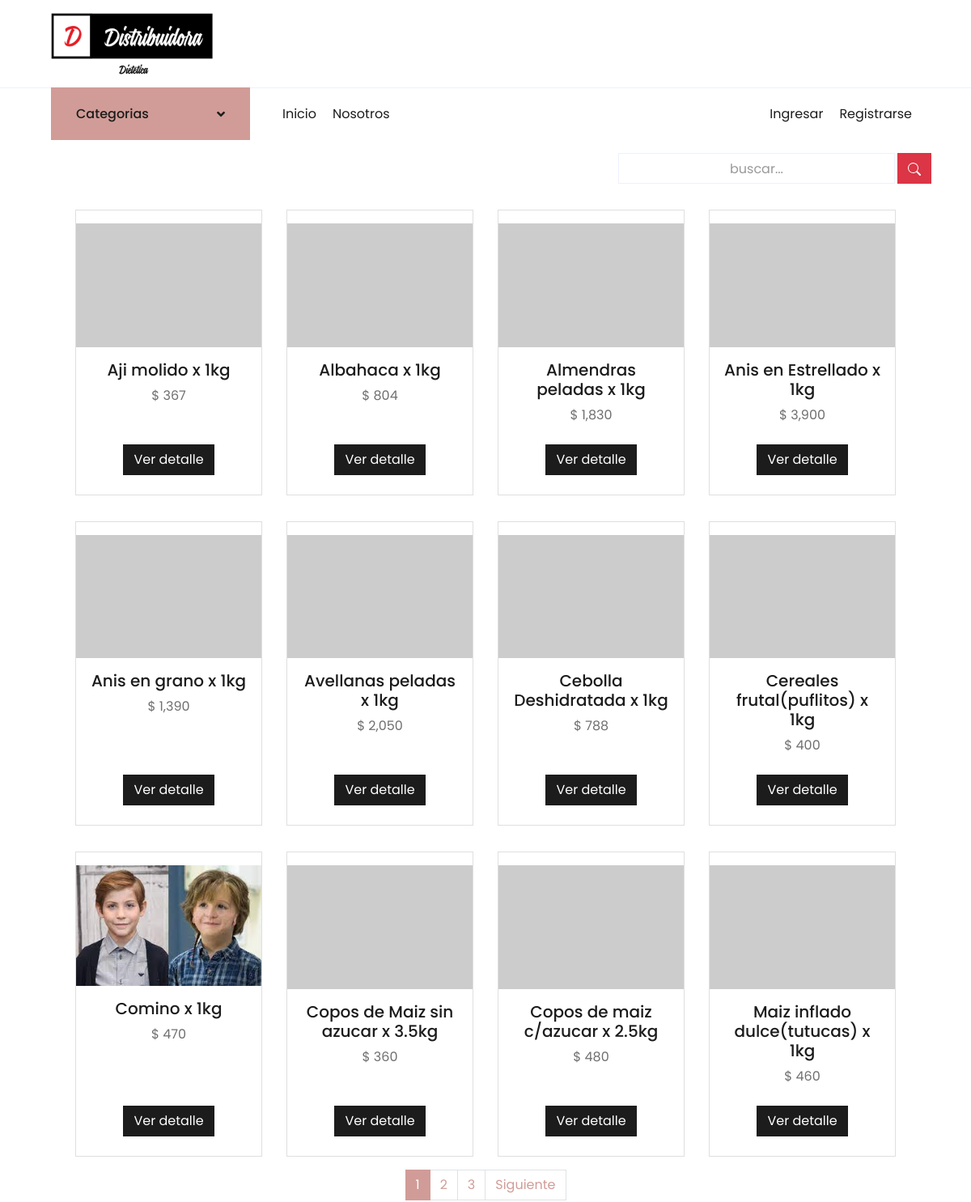
Before: /distribuidorapp/ (upper part) with the older database file.
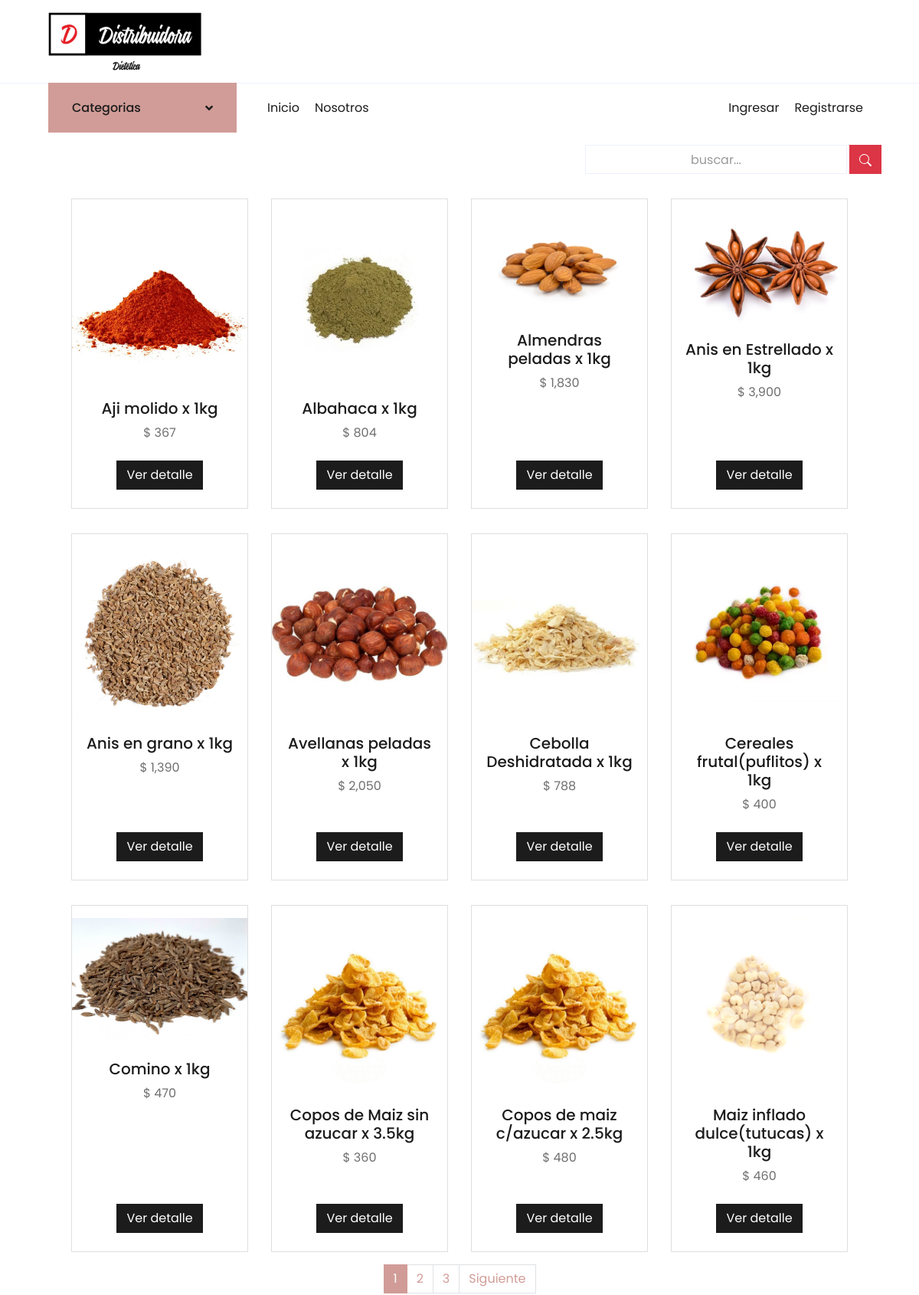
After: the same page with the newer database file.
### DistribuidoraApp/models.py (models this page shows, shortened)
class Productos(models.Model):
    nombre = models.CharField(max_length=100)
    imagen = models.ImageField(upload_to='imgproductos/%Y/%m/%d', blank=True)
    descripcion = models.CharField(max_length=500)
    precio = models.IntegerField()
    stock = models.IntegerField(null=True, default=0)
    categoria = models.ForeignKey(Categorias, on_delete=models.PROTECT)
    oferta = models.BooleanField(default=False)
    class Meta:
        db_table = 'productos'
        verbose_name = 'Producto'
        verbose_name_plural = 'Productos'
        ordering = ['id']

### DistribuidoraApp/views.py (the view)
# urls.py: path('', inicio, name="inicio"),
def inicio(request):
    busqueda = request.POST.get("buscador")
    product_list = Productos.objects.order_by('nombre')
    page = request.GET.get('page', 1)
    if busqueda:
        product_list = Productos.objects.filter(
            Q(nombre__icontains = busqueda) |
            Q(descripcion__icontains = busqueda)
        ).distinct()
    try:
        paginator = Paginator(product_list, 12)
        product_list = paginator.page(page)
    except:
        raise Http404
    data = {'entity': product_list,
            'paginator': paginator
    }
    return render(request, 'DistribuidoraApp/index.html', data)

### DistribuidoraApp/context_processors.py (called while the page is built)
def extras(request):
	lista_categorias = Categorias.objects.all().order_by('nombre')
	return {'categorias':lista_categorias}

def importe_total_carro(request):
	total=0
	if request.user.is_authenticated:
		if "carro" in request.session:
			for key, value in request.session["carro"].items():
				total= total + int(value["precio"])
	return {"importe_total_carro":total}

### DistribuidoraApp/templates/DistribuidoraApp/index.html (shortened to what this page needs)
{% extends 'DistribuidoraApp/base.html' %}
{% load static %}
{% block contenidoPagina %}
<div class="min-vh-100 d-flex flex-colum pb-3">
    <div class="container">
        <div class="pt-3">
            <form class="d-flex d-md-inlne-block form-inline justify-content-end" method="POST" action="">
                <div class="input-group">
                    <input type="text" class="form-control bg-light border-1 small text-center" name="buscador" placeholder="buscar..." value="{{ request.POST.buscador }}">
                    <div class="input-group-append">
                        <button class="btn btn-danger mx-1" type="submit">
                </button>
                    </div>
                </div>
            </form>
        </div>
        <section class="py-2">
            <div class="container px-4 px-lg-5 mt-2 animate__animated animate__fadeIn animate__delay-0.3s">
                <div class="row gx-4 gx-lg-5 row-cols-2 row-cols-md-3 row-cols-xl-4 justify-content-center">
                    {% if entity %} {% for producto in entity %}
                    <div class="col my-3">
                        <div class="card h-100 text-center py-3">
                            {% if producto.imagen %}
                            <img class="mx-auto d-block img-fluid" src="{{ producto.imagen.url }}" alt="producto" width="450px" /> {% else %}
                            <img class="card-img-top" src="https://dummyimage.com/450x300/dee2e6/6c757d.jpg" alt="sinImagen" /> {% endif %}
                            {% load humanize %}
                            <div class="card-body p-3">
                                <div class="text-center">
                                    <h5 class="fw-bolder">{{ producto.nombre }}</h5>
                                    $ {{ producto.precio | intcomma }}
                                </div>
                            </div>
                            <div class="card-footer p-2 pt-2 border-top-0 bg-transparent">
                                <div class="text-center">
                                    <a class="btn btn-dark mt-auto" href="{% url 'detalleProducto' producto.id %}">Ver detalle</a>
                                </div>
                            </div>
                        </div>
                    </div>
                    {% endfor %} {% else %}
                    <div class="text-center text-warning">
                        <h3> No se encontraron Productos!!</h3>
                    </div>
                    {% endif %}
                </div>
                <div>
                    {% include 'DistribuidoraApp/paginator.html' %}
                </div>
            </div>
        </section>
    </div>
</div>
{% endblock %}

### DistribuidoraApp/templates/DistribuidoraApp/base.html (shortened to what this page needs)
{% load static %}
<!DOCTYPE html>
<html lang="en">
<head>
    <link href="https://cdnjs.cloudflare.com/ajax/libs/font-awesome/5.10.0/css/all.min.css" rel="stylesheet">
    <link href="{% static 'lib/owlcarousel/assets/owl.carousel.min.css' %}" rel="stylesheet">
    <link href="{% static 'css/style.css' %}" rel="stylesheet">
</head>
<body>
    <div class="container-fluid">
        <div class="row align-items-center py-3 px-xl-5">
            <div class="col-lg-3 d-none d-lg-block">
                <img src="{% static 'img/logo.png' %} " width="200px">
            </div>
                {% if user.is_authenticated %}
                {% load humanize %}
                {% endif %}
        </div>
    </div>
    <div class="container-fluid">
        <div class="row border-top px-xl-5">
            <div class="col-lg-3 d-none d-lg-block">
                <a class="btn shadow-none d-flex align-items-center justify-content-between bg-primary text-white w-100" data-toggle="collapse" href="#navbar-vertical" style="height: 65px; margin-top: -1px; padding: 0 30px;">
                    <h6 class="m-0">Categorias</h6>
                    <i class="fa fa-angle-down text-dark"></i>
                </a>
            </div>
            <div class="col-lg-9">
                <nav class="navbar navbar-expand-lg bg-light navbar-light py-3 py-lg-0 px-0">
                    <div class="collapse navbar-collapse justify-content-between" id="navbarCollapse">
                        <div class="navbar-nav mr-auto py-0">
                            <a href="{% url 'inicio' %}" class="nav-item nav-link">Inicio</a>
                            <a href="{% url 'nosotros' %}" class="nav-item nav-link">Nosotros</a>
                        </div>
                        <div class="navbar-nav ml-auto py-0">
                            {% if user.is_authenticated %}
                            <a href="{% url 'editar_perfil' %}" class="btn btn-sm nav-item nav-link">
                                <svg xmlns="http://www.w3.org/2000/svg" width="16" height="16" fill="currentColor" class="bi bi-gear-wide" viewBox="0 0 16 16">
                                    <path d="M8.932.727c-.243-.97-1.62-.97-1.864 0l-.071.286a.96.96 0 0 1-1.622.434l-.205-.211c-.695-.719-1.888-.03-1.613.931l.08.284a.96.96 0 0 1-1.186 1.187l-.284-.081c-.96-.275-1.65.918-.931 1.613l.211.205a.96.96 0 0 1-.434 1.622l-.286.071c-.97.243-.97 1.62 0 1.864l.286.071a.96.96 0 0 1 .434 1.622l-.211.205c-.719.695-.03 1.888.931 1.613l.284-.08a.96.96 0 0 1 1.187 1.187l-.081.283c-.275.96.918 1.65 1.613.931l.205-.211a.96.96 0 0 1 1.622.434l.071.286c.243.97 1.62.97 1.864 0l.071-.286a.96.96 0 0 1 1.622-.434l.205.211c.695.719 1.888.03 1.613-.931l-.08-.284a.96.96 0 0 1 1.187-1.187l.283.081c.96.275 1.65-.918.931-1.613l-.211-.205a.96.96 0 0 1 .434-1.622l.286-.071c.97-.243.97-1.62 0-1.864l-.286-.071a.96.96 0 0 1-.434-1.622l.211-.205c.719-.695.03-1.888-.931-1.613l-.284.08a.96.96 0 0 1-1.187-1.186l.081-.284c.275-.96-.918-1.65-1.613-.931l-.205.211a.96.96 0 0 1-1.622-.434L8.932.727zM8 12.997a4.998 4.998 0 1 1 0-9.995 4.998 4.998 0 0 1 0 9.996z"/>
                                </svg>
                            </a>
                            <p class="text-dark my-3 mx-2" style="display:flex;align-items: center; justify-content: center;"> Hola,<b>{{user.username}}</b>!</p>
                            <a href="{% url 'logout' %}" class="nav-item nav-link">Cerrar sesión</a>
                            {% else %}
                            <a href="{% url 'login' %}" class="nav-item nav-link">Ingresar</a>
                            <a href="{% url 'register' %}" class="nav-item nav-link">Registrarse</a>
                            {% endif%}
                        </div>
                    </div>
                </nav>
            </div>
        </div>
    </div>
    {% block contenidoPagina %}
    {% endblock %}
</body>
</html>

### DistribuidoraApp/templates/DistribuidoraApp/paginator.html (shortened to what this page needs)
{% if paginator.num_pages > 1 %}
    <div class="d-flex justify-content-center">
        <ul class="pagination">
            {% for page in paginator.page_range %}
                {% if page < 7 or page == entity.number %}
                    <li class="page-item {% if page == entity.number %} active{% endif %}">
                        <a class="page-link" href="?page={{ page }}#pagtable">{{ page }}</a>
                    </li>
                {% endif %}
            {% endfor %}
            {% if entity.has_next %}
                <li class="page-item d-none d-sm-block">
                    <a class="page-link" href="?page={{ entity.next_page_number }}#pagtable">Siguiente</a>
                </li>
            {% endif %}
        </ul>
    </div>
{% endif %}

Changed rows visible on the page:
changed Productos "Aji molido x 1kg": imagen: picture added
changed Productos "Albahaca x 1kg": imagen: picture added
changed Productos "Almendras peladas x 1kg": imagen: picture added
changed Productos "Anis en Estrellado x 1kg": imagen: picture added
changed Productos "Anis en grano x 1kg": imagen: picture added
changed Productos "Avellanas peladas x 1kg": imagen: picture added
changed Productos "Cebolla Deshidratada x 1kg": imagen: picture added
changed Productos "Cereales frutal(puflitos) x 1kg": imagen: picture added
changed Productos "Comino x 1kg": imagen: a different picture
changed Productos "Copos de Maiz sin azucar x 3.5kg": imagen: picture added
changed Productos "Copos de maiz c/azucar x 2.5kg": imagen: picture added
changed Productos "Maiz inflado dulce(tutucas) x 1kg": imagen: picture added
